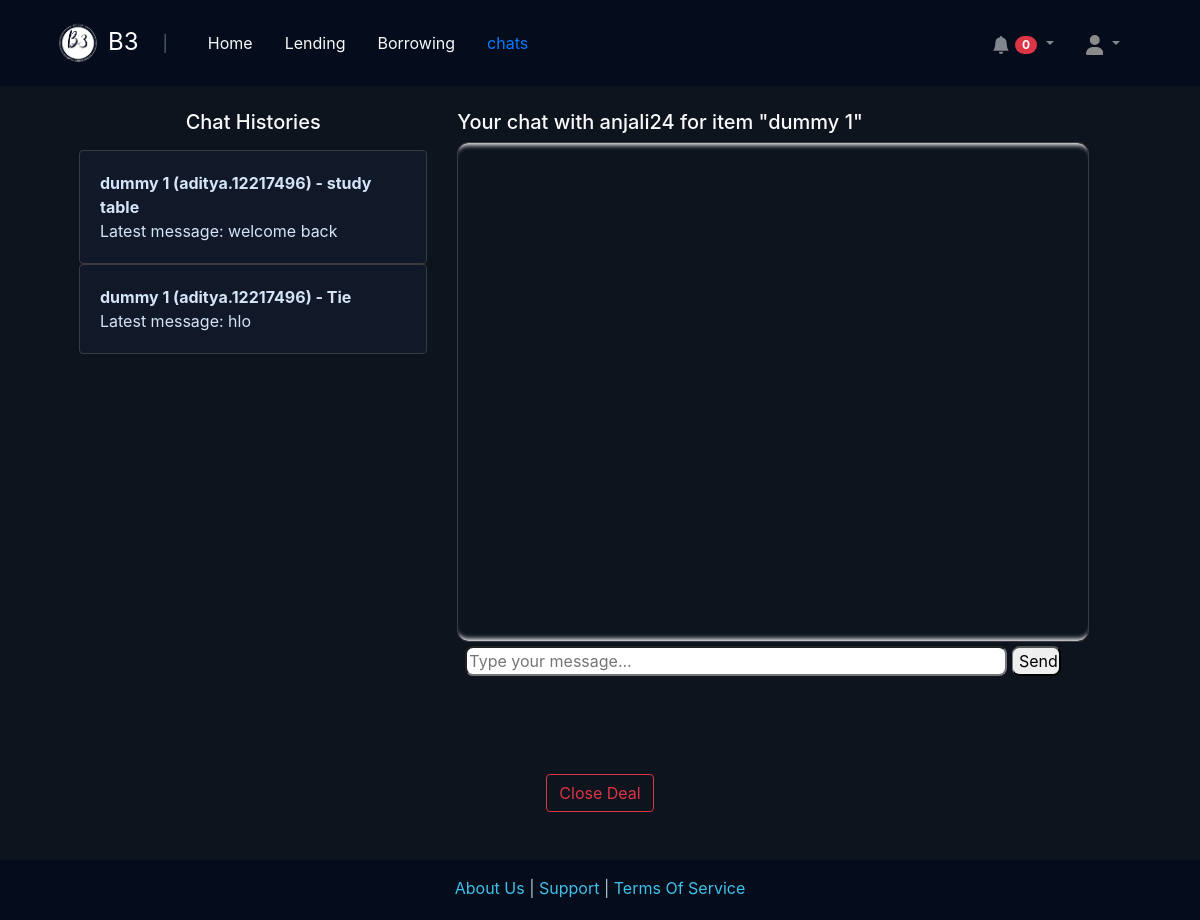
The app's page /community/deal/2/ongoing/ (signed in) with its own data.
### community/models.py (models this page shows, shortened)
class ChatBox(models.Model):
    sender = models.ForeignKey(User, on_delete=models.CASCADE, related_name='sent_messages', null=False)
    receiver = models.IntegerField(default=-1, null=False)
    timeStamp = models.DateField(default=now)
    seen = models.BooleanField(default=False)
    message = models.TextField()
    room = models.CharField(max_length=20, default='1-2')

class Offering(models.Model):
    lender = models.ForeignKey(User, on_delete=models.CASCADE, null=True)
    name = models.CharField(max_length=300)
    category = models.CharField(max_length=200)
    description = models.TextField(default='')
    price = models.IntegerField(default=0, null=True)
    image = models.ImageField(upload_to='offerings/images', null=True, blank=True)
    available = models.BooleanField(default=True)
    timeStamp = models.DateField(default=now)
    feedback = models.IntegerField(default=0)

### community/views.py (the view, shortened to what this page needs)
# urls.py: path('deal/<str:id>/ongoing/', views.dealing),
@csrf_exempt
def dealing(request, id):
    id_stored = id
    id=id.split('by')
    lender = Offering.objects.filter(id=int(id[0]))[0].lender
    if request.user.id == lender.id:
        username = User.objects.filter(id=int(id[-1]))[0].username
        msg_notification_receiver = int(id[-1])
    else:
        username = lender.username
        msg_notification_receiver = lender.id
    room_name = f'{id[0]}-{id[-1]}-{lender.id}' # offering-borrower-lender //always
    messages = ChatBox.objects.filter(room=room_name)
    item = Offering.objects.filter(id=int(id[0]))[0]
    msgs1 = ChatBox.objects.filter(receiver = request.user.id)
    msgs2 = ChatBox.objects.filter(sender = request.user)
    msgsCombined = list(set(msgs1) | set(msgs2))
    chats = {}
    for msg in msgsCombined:
        room = msg.room
        if room not in chats:
            chats[room] = []
        chats[room].append(msg)
    for room, chat in chats.items():
        chat = chat[-1]
        getting_room_url = chat.room.split('-')
        chats[room] = [chat, chat.sender if request.user.id!=chat.sender.id else User.objects.filter(id=chat.receiver)[0], f"{getting_room_url[0]}by{getting_room_url[1]}", Offering.objects.filter(id=int(getting_room_url[0]))[0]]
    return render(request,'community/dealing.html', {'room_name': room_name, 'msgs': messages, 'username': username, 'id': id_stored, 'notification_receiver': msg_notification_receiver, 'chats': chats, 'item': item, 'chats_token': True})

### community/templates/community/dealing.html (shortened to what this page needs)
{% extends "base.html" %}
{% load static %}
{% block body %}
<div class="row my-4 px-3 ml-5">
    <div class="col-md-4" id="chat-history-column">
        <h5 class="text-light mb-3" style="text-align: center;">Chat Histories</h5>
        <div class="chat-histories">
            {% for room, chat in chats.items %}
            <div class="card" style="background: #111827 !important; border: 1px solid #3a3a40 !important;">
                <a href="/community/deal/{{chat.2}}/ongoing" class="card-body"
                    style="color: #d4e4f9; text-decoration: none;">
                    <p class="card-title my-0"><b>{{chat.1.first_name}} {{chat.1.last_name}} ({{chat.1.username}}) -
                            {{chat.3.name}}</b>
                    </p>
                    <p class="card-text my-0">Latest message: {{chat.0.message}}</p>
                </a>
            </div>
            {% endfor %}
        </div>
    </div>
    <div class="chat-section col-md-7">
        <h5 class="text-light">Your chat with {{username}} for item "{{item.name}}"</h5>
        <div class="chatbox" id="chatbox">
            </div>
            <div class="send mx-2 my-1">
                <input type="text" id="message-input" placeholder="Type your message...">
                <button id="send-button">Send</button>
            </div>
        </div>
    </div>
    <div class="dealing" style="display: block; align-items: center; text-align: center; margin: auto;">
        <button id="close_deal" class="btn btn-outline-danger">Close Deal</button>
    </div>
    {% endblock body %}

### static/css/style.css (style rules this page uses)
body { background: #0e141e !important; height: fit-content; width: 100vw; }
html { scrollbar-width: none; }
.chat-histories { overflow-y: scroll; height: 75vh; }
.card { background: #1d2432 !important; }
.chatbox { height: 500px; width: 100%; border: 1px solid #3a3a40 !important; border-radius: 0.7rem; overflow-y: scroll; display: flex; flex-direction: column; box-shadow: inset 0 7px 5px -5px white, inset 0 -7px 5px -5px white; }
#message-input { width: 88%; border-radius: 0.5rem; }
#send-button { width: 8%; border-radius: 0.5rem; border-left: 1px solid grey; }

### records on screen
ChatBox: first_name "dummy", last_name "1", username "aditya.12217496", name "study table", message "welcome back"
ChatBox: first_name "dummy", last_name "1", username "aditya.12217496", name "Tie", message "hlo"
Offering: name "dummy 1"

### other values on screen
{{ notifications|length }} "0"
{{ username }} "anjali24"
